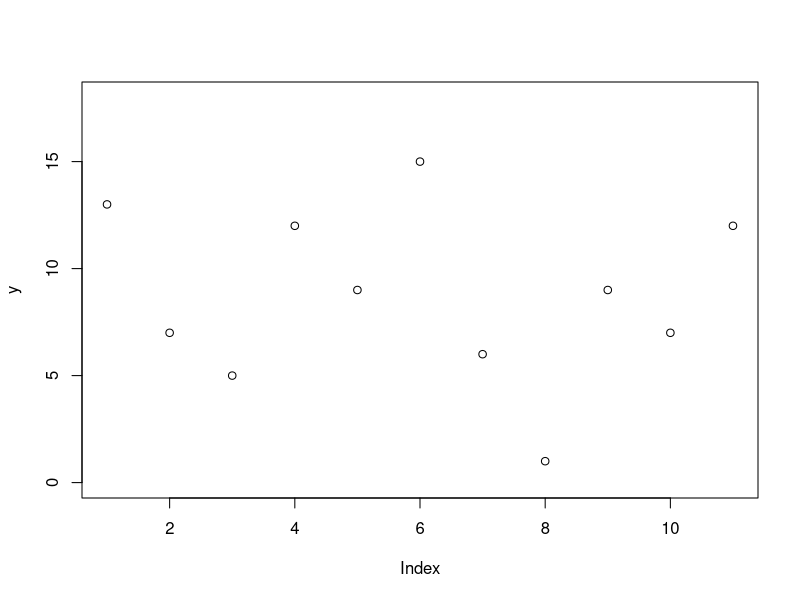
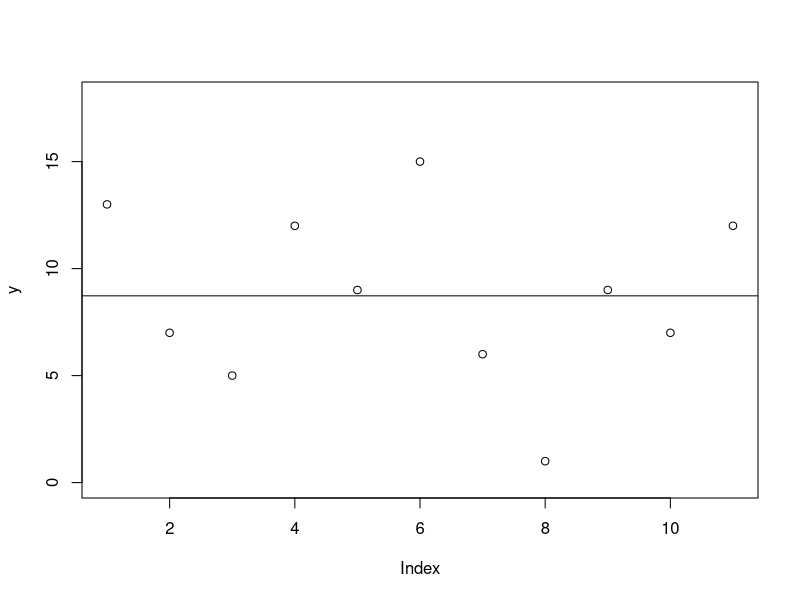

The R source for these figures, in order:
## ---- chunk 1
y <- c(13,7,5,12,9,15,6,1,9,7,12)
# Plot data 
plot(y, ylim = c(0,18)) 
## ---- chunk 2
range(y) 
## ---- chunk 3
plot(y, ylim = c(0,18)) 
# 2nd parameter says the slope of the fitted line is 0
abline(mean(y),0)
## ---- chunk 4
# Garden A
A <- c(3,4,4,3,2,3,1,3,5,2) 
# Garden B
B <- c(5,5,6,7,4,4,3,5,6,5) 
# Garden C
C <- c(3,3,2,1,10,4,3,11,3,10) 
## ---- chunk 5
s2A <- var(A)
s2B <- var(B)
s2C <- var(C)
## ---- chunk 6
# print the variances
c(s2A, s2B, s2C)
# print the means
mean(A)
mean(B)
mean(C)
## ---- chunk 7
ratio_CB <- s2C/s2B
# is it bigger than 4 times the smaller variance?
ratio_CB > 4*s2B
## ---- chunk 8
sqrt(s2A/10) 
sqrt(s2B/10) 
sqrt(s2C/10) 
## ---- chunk 9
qt(0.025,9)
qt(0.975,9)
## ---- chunk 10
qt(0.995, 9)
## ---- chunk 11
qt(0.9975, 9)
## ---- chunk 12
qt(0.975,9)*sqrt(1.33333/10) 
## ---- chunk 13
z <-rnorm(3000)
## ---- chunk 14
mean(z)
## ---- chunk 15
quantile(z,c(0.025,0.975)) 
## ---- chunk 16
z <- rnorm(10000)
quantile(z,c(.025,.975))

